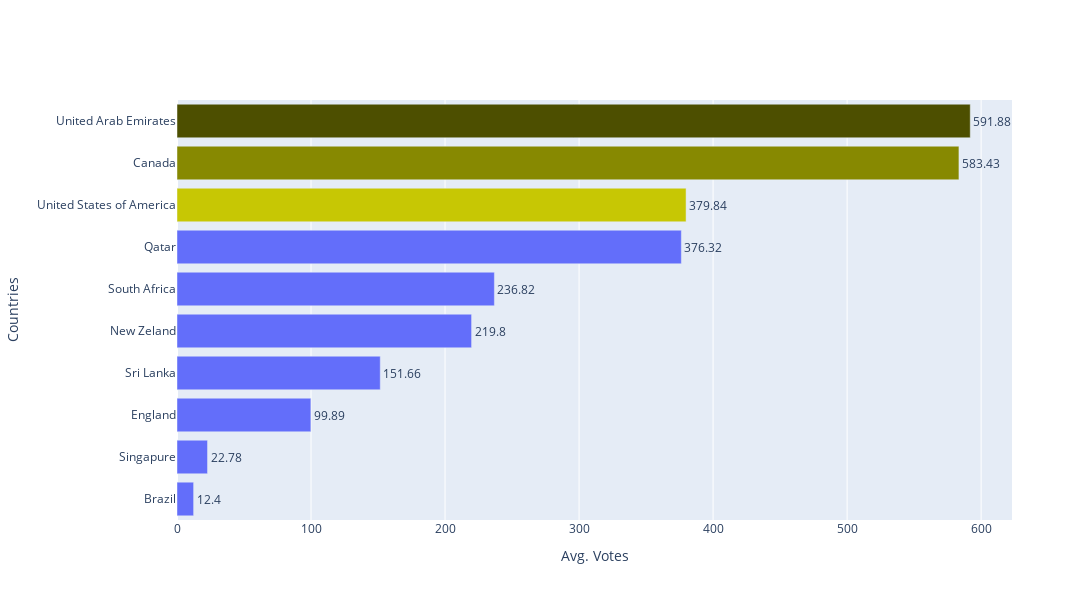

Notebook source saved alongside this figure:
### Markdown cell above
## 5. Top 10 países com mais avaliações

### Code cell
avg_votes = np.round(df.loc[:,['votes', 'country']].groupby('country').mean().sort_values('votes', ascending=True).reset_index(), 2).head(10)

colors2 = ['#636efa'] * 7 + ['#c7c704', '#878901', '#4d4f00'] 

fig = go.Figure()

fig.add_trace(go.Bar(name='top_votes',
                     x= avg_votes['votes'],
                     y= avg_votes['country'],
                     orientation= 'h',
                     marker_color = colors2))

fig.update_layout(autosize= False, width= 1200, height= 600)
fig.update_yaxes(automargin = True)
fig.update_layout(xaxis_title = 'Avg. Votes', yaxis_title= 'Countries')
fig.update_traces(text= avg_votes['votes'])
fig.update_traces(textposition = 'outside')

fig.show()

### Figure 1 — Plotly figure (JSON) as saved in the notebook; plotly's stock layout.template omitted (floating-point values rounded to 4 significant figures)
{"data": [{"marker": {"color": ["#636efa", "#636efa", "#636efa", "#636efa", "#636efa", "#636efa", "#636efa", "#c7c704", "#878901", "#4d4f00"]}, "name": "top_votes", "orientation": "h", "text": [12.4, 22.78, 99.89, 151.7, 219.8, 236.8, 376.3, 379.8, 583.4, 591.9], "textposition": "outside", "type": "bar", "x": [12.4, 22.78, 99.89, 151.7, 219.8, 236.8, 376.3, 379.8, 583.4, 591.9], "y": ["Brazil", "Singapure", "England", "Sri Lanka", "New Zeland", "South Africa", "Qatar", "United States of America", "Canada", "United Arab Emirates"]}], "layout": {"autosize": false, "height": 600, "width": 1200, "xaxis": {"title": {"text": "Avg. Votes"}}, "yaxis": {"automargin": true, "title": {"text": "Countries"}}}}
